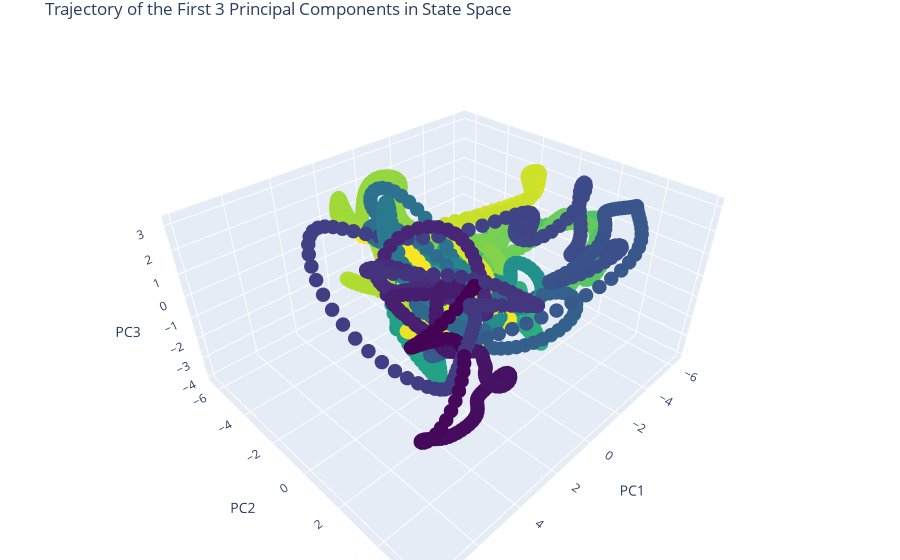

Source (notebook cell):
### Code cell
# Extract the first three PCs
pc1 = gaussian_filter1d(transformed_data[:, 0], sigma=5)
pc2 = gaussian_filter1d(transformed_data[:, 1],sigma=5)
pc3 = gaussian_filter1d(transformed_data[:, 2],sigma=5)

# Time steps for coloring
#lower_threshold = np.percentile(smoothed_df.fwV_smoothed, 5)
#upper_threshold = np.percentile(smoothed_df.fwV_smoothed, 95)
#color_var = np.abs(np.clip(smoothed_df.fwV_smoothed,lower_threshold, upper_threshold))
color_var = neural_df.time

# Create the figure
fig = go.Figure(data=[go.Scatter3d(
    x=pc1,
    y=pc2,
    z=pc3,
    mode='markers',
    marker=dict(size=5, color=color_var, colorscale='Viridis')
)])

# Set the layout of the figure
fig.update_layout(
    title='Trajectory of the First 3 Principal Components in State Space',
    scene=dict(
        xaxis_title='PC1',
        yaxis_title='PC2',
        zaxis_title='PC3'
    ),
    margin=dict(l=0, r=0, b=0, t=30)
)

# Show the figure
fig.show()

### Figure 1 — Plotly figure (JSON) as saved in the notebook; plotly's stock layout.template omitted (floating-point values rounded to 4 significant figures; data arrays with more than 128 entries replaced by an {"elided": "..."} marker saying what was removed)
{"data": [{"marker": {"color": {"elided": "1747 float values"}, "colorscale": [[0, "#440154"], [0.1111, "#482878"], [0.2222, "#3e4989"], [0.3333, "#31688e"], [0.4444, "#26828e"], [0.5556, "#1f9e89"], [0.6667, "#35b779"], [0.7778, "#6ece58"], [0.8889, "#b5de2b"], [1, "#fde725"]], "size": 5}, "mode": "markers", "type": "scatter3d", "x": {"elided": "1747 float values"}, "y": {"elided": "1747 float values"}, "z": {"elided": "1747 float values"}}], "layout": {"margin": {"b": 0, "l": 0, "r": 0, "t": 30}, "scene": {"xaxis": {"title": {"text": "PC1"}}, "yaxis": {"title": {"text": "PC2"}}, "zaxis": {"title": {"text": "PC3"}}}, "title": {"text": "Trajectory of the First 3 Principal Components in State Space"}}}
